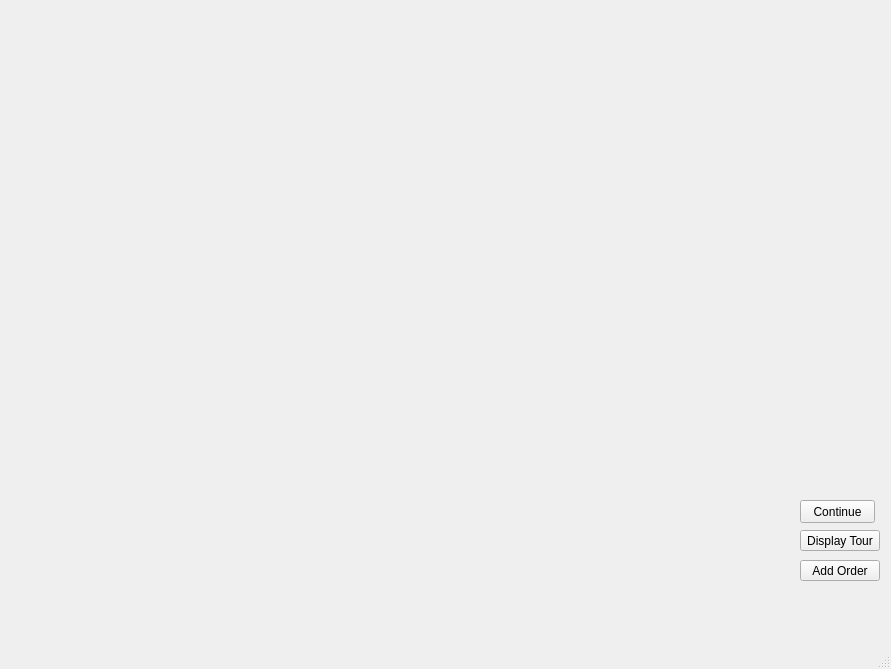
<?xml version="1.0" encoding="UTF-8"?>
<ui version="4.0">
 <class>MainWindow</class>
 <widget class="QMainWindow" name="MainWindow">
  <property name="geometry">
   <rect>
    <x>0</x>
    <y>0</y>
    <width>891</width>
    <height>669</height>
   </rect>
  </property>
  <property name="windowTitle">
   <string>MainWindow</string>
  </property>
  <widget class="QWidget" name="centralwidget">
   <widget class="QPushButton" name="pushButton">
    <property name="geometry">
     <rect>
      <x>800</x>
      <y>500</y>
      <width>75</width>
      <height>23</height>
     </rect>
    </property>
    <property name="text">
     <string>Continue</string>
    </property>
   </widget>
   <widget class="QLabel" name="labelPath">
    <property name="geometry">
     <rect>
      <x>10</x>
      <y>600</y>
      <width>691</width>
      <height>41</height>
     </rect>
    </property>
    <property name="text">
     <string/>
    </property>
   </widget>
   <widget class="QLabel" name="labelDist">
    <property name="geometry">
     <rect>
      <x>720</x>
      <y>600</y>
      <width>151</width>
      <height>20</height>
     </rect>
    </property>
    <property name="text">
     <string/>
    </property>
   </widget>
   <widget class="QPushButton" name="pushButton_Tour">
    <property name="geometry">
     <rect>
      <x>800</x>
      <y>530</y>
      <width>80</width>
      <height>21</height>
     </rect>
    </property>
    <property name="text">
     <string>Display Tour</string>
    </property>
   </widget>
   <widget class="QPushButton" name="pushButton_Order">
    <property name="geometry">
     <rect>
      <x>800</x>
      <y>560</y>
      <width>80</width>
      <height>21</height>
     </rect>
    </property>
    <property name="text">
     <string>Add Order</string>
    </property>
   </widget>
  </widget>
  <widget class="QMenuBar" name="menubar">
   <property name="geometry">
    <rect>
     <x>0</x>
     <y>0</y>
     <width>891</width>
     <height>20</height>
    </rect>
   </property>
  </widget>
  <widget class="QStatusBar" name="statusbar"/>
 </widget>
 <resources/>
 <connections/>
</ui>
